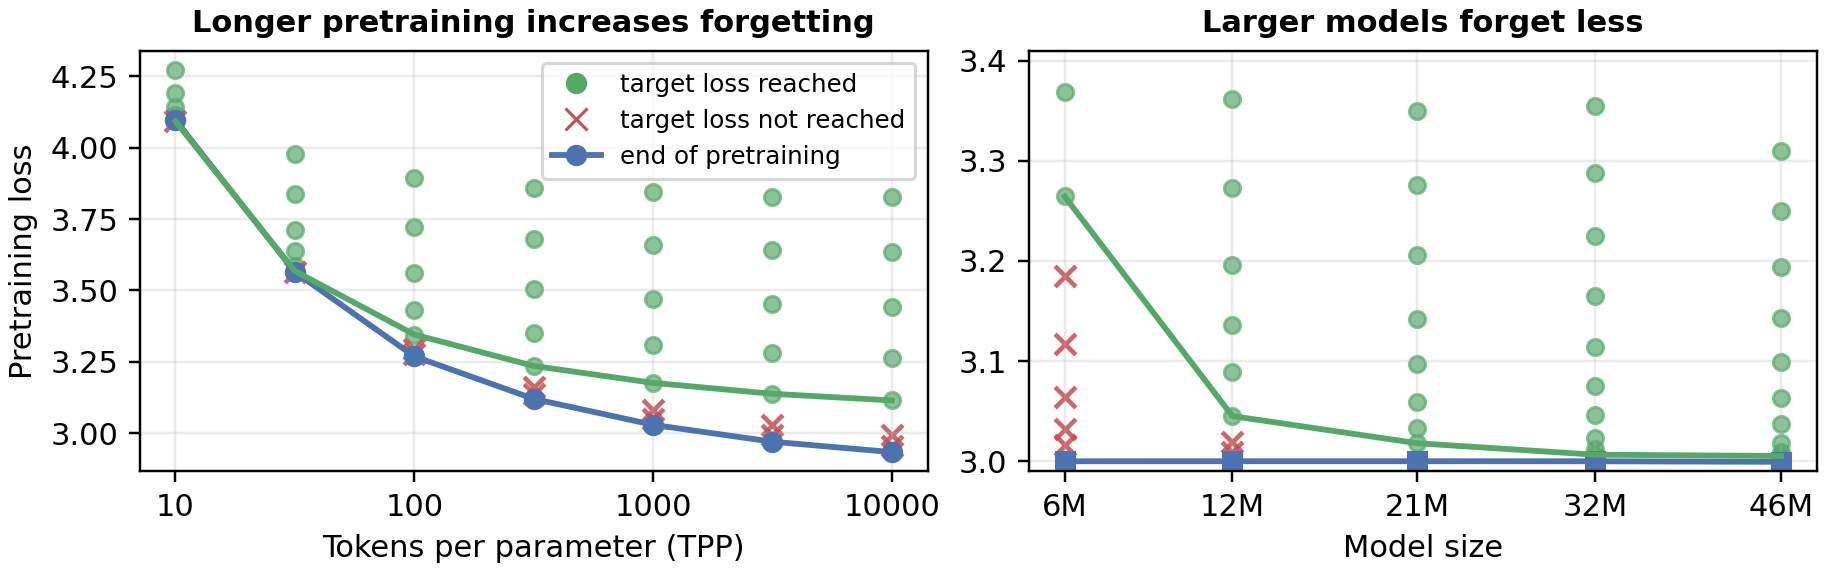

Recreate this plot in Python.
import argparse
import json
from pathlib import Path

import matplotlib.pyplot as plt
import matplotlib.ticker as mticker
from matplotlib.lines import Line2D
import pandas as pd
import seaborn as sns


HERE = Path(__file__).resolve().parent

PRETRAIN_LENGTH_PRETRAIN_SWEEP = "0zjpdd9g"
PRETRAIN_LENGTH_FINETUNE_SWEEP = "2ecqgvb5"
MODEL_SIZE_PRETRAIN_SWEEP = "dns1uo8c"
MODEL_SIZE_FINETUNE_SWEEP = "919li0b9"


def read_json(path):
    return json.loads(path.read_text())


def load_sweep(cache, sweep):
    rows = []
    for run_dir in sorted((cache / "sweeps" / sweep).iterdir()):
        if not run_dir.is_dir():
            continue
        rows.append(
            {
                "run": run_dir.name,
                "state": str(read_json(run_dir / "metadata.json").get("state", "")).lower(),
                "cfg": read_json(run_dir / "config.json"),
                "summary": read_json(run_dir / "summary.json"),
            }
        )
    return pd.DataFrame(rows)


def target_loss_reached(summary):
    return summary.get("stop_reason") == "target_loss" or bool(summary.get("target_loss_reached"))


def model_params(summary):
    return summary["n_param_nonembed"] + summary["n_param_embed"]


def pretrain_tpp(cfg):
    return cfg["stop.tokens_per_param"]


def loaded_pretrain_tpp(cfg):
    return cfg["load_cfg.stop.tokens_per_param"]


def model_width(cfg):
    return cfg["model.D"]


def pretrain_length_points(cache, pretrain_sweep, finetune_sweep):
    pre = (
        load_sweep(cache, pretrain_sweep)
        .query("state == 'finished'")
        .assign(
            tpp=lambda x: x.cfg.map(pretrain_tpp),
            pretraining_loss=lambda x: x.summary.map(lambda s: s.get("valid_ntp")),
        )[["run", "tpp", "pretraining_loss"]]
        .rename(columns={"run": "pretrain_run"})
    )
    ft = (
        load_sweep(cache, finetune_sweep)
        .query("state in ['finished', 'running']")
        .assign(
            tpp=lambda x: x.cfg.map(loaded_pretrain_tpp),
            finetune_end=lambda x: x.summary.map(lambda s: s.get("prev_ntp")),
            stop_reason=lambda x: x.summary.map(lambda s: s.get("stop_reason")),
            target_loss_reached=lambda x: x.summary.map(target_loss_reached),
        )[["run", "state", "tpp", "finetune_end", "stop_reason", "target_loss_reached"]]
        .rename(columns={"run": "finetune_run"})
    )

    df = pre.merge(ft, on="tpp")
    return numeric_sort(df, ["tpp", "pretraining_loss", "finetune_end"], "tpp")


def model_size_points(cache, pretrain_sweep, finetune_sweep):
    pre = (
        load_sweep(cache, pretrain_sweep)
        .query("state == 'finished'")
        .assign(
            width=lambda x: x.cfg.map(model_width),
            params=lambda x: x.summary.map(model_params),
            pretraining_loss=lambda x: x.summary.map(lambda s: s.get("valid_ntp")),
        )[["run", "width", "params", "pretraining_loss"]]
        .rename(columns={"run": "pretrain_run"})
    )
    ft = (
        load_sweep(cache, finetune_sweep)
        .query("state in ['finished', 'running']")
        .assign(
            width=lambda x: x.cfg.map(model_width),
            finetune_end=lambda x: x.summary.map(lambda s: s.get("prev_ntp")),
            stop_reason=lambda x: x.summary.map(lambda s: s.get("stop_reason")),
            target_loss_reached=lambda x: x.summary.map(target_loss_reached),
        )[["run", "state", "width", "finetune_end", "stop_reason", "target_loss_reached"]]
        .rename(columns={"run": "finetune_run"})
    )

    df = pre.merge(ft, on="width")
    df = numeric_sort(df, ["width", "params", "pretraining_loss", "finetune_end"], "params")
    df["model_size_m"] = (df.params / 1e6).round().astype(int)
    return df


def numeric_sort(df, numeric_cols, sort_col):
    df = df.copy()
    df[numeric_cols] = df[numeric_cols].apply(pd.to_numeric, errors="coerce")
    return df.dropna(subset=numeric_cols).sort_values(sort_col)


def plot_slice(ax, df, x_col, xlabel, colors, marker="o"):
    finished = df[df.state == "finished"]
    running = df[df.state == "running"]
    target = finished[finished.target_loss_reached]
    missed = finished[~finished.target_loss_reached]

    pre = df.groupby(x_col, as_index=False).pretraining_loss.mean().sort_values(x_col)
    ax.plot(
        pre[x_col],
        pre.pretraining_loss,
        marker=marker,
        lw=1.9,
        color=colors["pretrain"],
        label="end of pretraining",
    )
    if not target.empty:
        ax.scatter(
            target[x_col],
            target.finetune_end,
            s=28,
            alpha=0.68,
            color=colors["finished"],
            label="target loss reached",
        )
        best = target.loc[target.groupby(x_col).finetune_end.idxmin()].sort_values(x_col)
        ax.plot(
            best[x_col],
            best.finetune_end,
            lw=1.9,
            color=colors["finished"],
            label="best finished target-loss run",
        )
    if not missed.empty:
        ax.scatter(
            missed[x_col],
            missed.finetune_end,
            s=46,
            alpha=0.86,
            marker="x",
            color=colors["missed"],
            label="target loss not reached",
        )
    if not running.empty:
        ax.scatter(
            running[x_col],
            running.finetune_end,
            s=42,
            alpha=0.78,
            marker="^",
            color=colors["running"],
            label="running",
        )

    ax.set_xlabel(xlabel)
    ax.grid(alpha=0.25, linewidth=0.8)
    return {"finished": not target.empty, "missed": not missed.empty, "running": not running.empty}


def legend_handles(colors, has):
    handles = []
    if has["finished"]:
        handles.extend(
            [
                Line2D([0], [0], color=colors["finished"], marker="o", lw=0, label="target loss reached"),
            ]
        )
    if has["missed"]:
        handles.append(
            Line2D([0], [0], color=colors["missed"], marker="x", lw=0, markersize=7, label="target loss not reached")
        )
    if has["running"]:
        handles.append(Line2D([0], [0], color=colors["running"], marker="^", lw=0, markersize=7, label="running"))
    handles.append(
        Line2D([0], [0], color=colors["pretrain"], marker="o", lw=1.9, label="end of pretraining")
    )
    return handles


def parse_args():
    parser = argparse.ArgumentParser()
    parser.add_argument("--cache", default="~/wandb/cache")
    parser.add_argument("--out-dir", default=str(HERE))
    parser.add_argument("--pretrain-length-pretrain-sweep", default=PRETRAIN_LENGTH_PRETRAIN_SWEEP)
    parser.add_argument("--pretrain-length-finetune-sweep", default=PRETRAIN_LENGTH_FINETUNE_SWEEP)
    parser.add_argument("--model-size-pretrain-sweep", default=MODEL_SIZE_PRETRAIN_SWEEP)
    parser.add_argument("--model-size-finetune-sweep", default=MODEL_SIZE_FINETUNE_SWEEP)
    return parser.parse_args()


def main():
    args = parse_args()
    cache = Path(args.cache).expanduser()
    out_dir = Path(args.out_dir).expanduser()
    out_dir.mkdir(parents=True, exist_ok=True)

    palette = sns.color_palette('deep')
    colors = {
        "pretrain": palette[0],
        "running": palette[1],
        "finished": palette[2],
        "missed": palette[3],
    }

    pretrain_df = pretrain_length_points(
        cache,
        args.pretrain_length_pretrain_sweep,
        args.pretrain_length_finetune_sweep,
    )
    model_df = model_size_points(
        cache,
        args.model_size_pretrain_sweep,
        args.model_size_finetune_sweep,
    )

    fig, axs = plt.subplots(1, 2, figsize=(8.3, 2.6), constrained_layout=True)

    left_has = plot_slice(axs[0], pretrain_df, "tpp", "Tokens per parameter (TPP)", colors, marker="o")
    axs[0].set_title("Longer pretraining increases forgetting", fontsize=10, fontweight="bold")
    axs[0].set_ylabel("Pretraining loss")
    axs[0].set_xscale("log")
    axs[0].set_xticks([10, 100, 1000, 10000])
    axs[0].xaxis.set_minor_locator(mticker.NullLocator())
    axs[0].xaxis.set_major_formatter(mticker.FuncFormatter(lambda x, _: f"{x:g}"))

    right_has = plot_slice(axs[1], model_df, "model_size_m", "Model size", colors, marker="s")
    axs[1].set_title("Larger models forget less", fontsize=10, fontweight="bold")
    axs[1].set_xscale("function", functions=(lambda x: x**0.5, lambda x: x**2))
    model_ticks = sorted(model_df.model_size_m.unique())
    axs[1].set_xticks(model_ticks)
    axs[1].xaxis.set_major_formatter(mticker.FuncFormatter(lambda x, _: f"{x:g}M"))
    axs[1].set_ylim((2.99, 3.41))

    has = {key: left_has[key] or right_has[key] for key in left_has}
    axs[0].legend(handles=legend_handles(colors, has), frameon=True, loc="upper right", fontsize=8)

    for ext in ("png", "pdf"):
        fig.savefig(out_dir / f"plot.{ext}", dpi=220)
    print(out_dir / "plot.png")
    print(out_dir / "plot.pdf")


if __name__ == "__main__":
    main()
